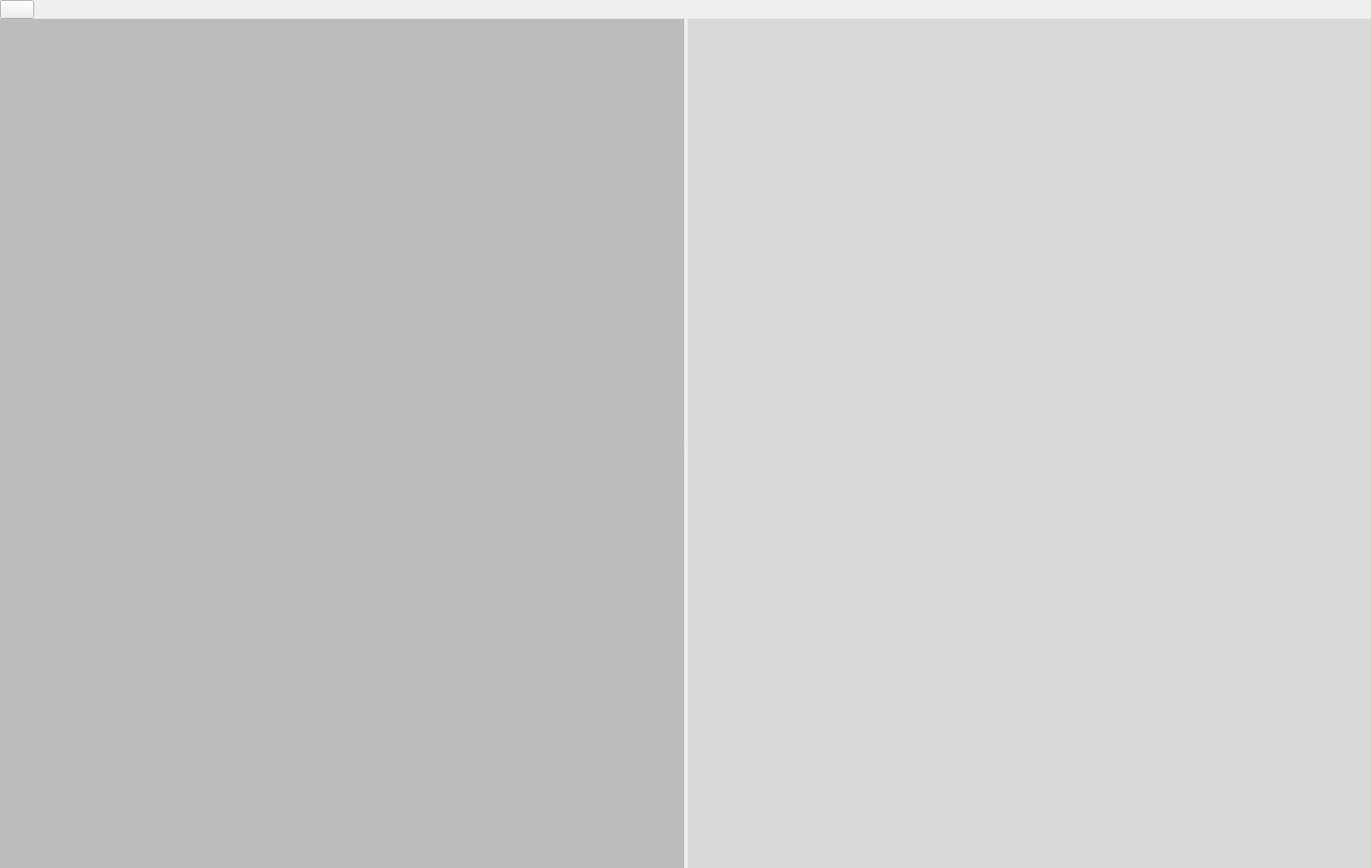
<?xml version="1.0" encoding="UTF-8"?>
<ui version="4.0">
 <class>MarkdownEditor</class>
 <widget class="QWidget" name="MarkdownEditor">
  <property name="geometry">
   <rect>
    <x>0</x>
    <y>0</y>
    <width>1607</width>
    <height>1018</height>
   </rect>
  </property>
  <property name="windowTitle">
   <string>Markdown Editor</string>
  </property>
  <layout class="QGridLayout" name="gridLayout">
   <property name="leftMargin">
    <number>0</number>
   </property>
   <property name="topMargin">
    <number>0</number>
   </property>
   <property name="rightMargin">
    <number>0</number>
   </property>
   <property name="bottomMargin">
    <number>0</number>
   </property>
   <property name="spacing">
    <number>0</number>
   </property>
   <item row="0" column="0">
    <widget class="QPushButton" name="pushButtonExportPDF">
     <property name="toolTip">
      <string>Export current document to PDF</string>
     </property>
     <property name="text">
      <string/>
     </property>
     <property name="icon">
      <iconset resource="../../../libres/resources/icons.qrc">
       <normaloff>:/icons/save.svg</normaloff>:/icons/save.svg</iconset>
     </property>
    </widget>
   </item>
   <item row="1" column="0" colspan="2">
    <widget class="QSplitter" name="splitter">
     <property name="lineWidth">
      <number>0</number>
     </property>
     <property name="orientation">
      <enum>Qt::Horizontal</enum>
     </property>
     <widget class="CodeEditor" name="plainTextEditMarkdown">
      <property name="sizePolicy">
       <sizepolicy hsizetype="MinimumExpanding" vsizetype="MinimumExpanding">
        <horstretch>0</horstretch>
        <verstretch>0</verstretch>
       </sizepolicy>
      </property>
      <property name="palette">
       <palette>
        <active>
         <colorrole role="WindowText">
          <brush brushstyle="SolidPattern">
           <color alpha="255">
            <red>255</red>
            <green>255</green>
            <blue>255</blue>
           </color>
          </brush>
         </colorrole>
         <colorrole role="Button">
          <brush brushstyle="SolidPattern">
           <color alpha="44">
            <red>0</red>
            <green>0</green>
            <blue>0</blue>
           </color>
          </brush>
         </colorrole>
         <colorrole role="Light">
          <brush brushstyle="SolidPattern">
           <color alpha="44">
            <red>0</red>
            <green>0</green>
            <blue>0</blue>
           </color>
          </brush>
         </colorrole>
         <colorrole role="Midlight">
          <brush brushstyle="SolidPattern">
           <color alpha="44">
            <red>0</red>
            <green>0</green>
            <blue>0</blue>
           </color>
          </brush>
         </colorrole>
         <colorrole role="Dark">
          <brush brushstyle="SolidPattern">
           <color alpha="44">
            <red>0</red>
            <green>0</green>
            <blue>0</blue>
           </color>
          </brush>
         </colorrole>
         <colorrole role="Mid">
          <brush brushstyle="SolidPattern">
           <color alpha="44">
            <red>0</red>
            <green>0</green>
            <blue>0</blue>
           </color>
          </brush>
         </colorrole>
         <colorrole role="Text">
          <brush brushstyle="SolidPattern">
           <color alpha="255">
            <red>255</red>
            <green>255</green>
            <blue>255</blue>
           </color>
          </brush>
         </colorrole>
         <colorrole role="BrightText">
          <brush brushstyle="SolidPattern">
           <color alpha="255">
            <red>255</red>
            <green>255</green>
            <blue>255</blue>
           </color>
          </brush>
         </colorrole>
         <colorrole role="ButtonText">
          <brush brushstyle="SolidPattern">
           <color alpha="255">
            <red>255</red>
            <green>255</green>
            <blue>255</blue>
           </color>
          </brush>
         </colorrole>
         <colorrole role="Base">
          <brush brushstyle="SolidPattern">
           <color alpha="54">
            <red>0</red>
            <green>0</green>
            <blue>0</blue>
           </color>
          </brush>
         </colorrole>
         <colorrole role="Window">
          <brush brushstyle="SolidPattern">
           <color alpha="44">
            <red>0</red>
            <green>0</green>
            <blue>0</blue>
           </color>
          </brush>
         </colorrole>
         <colorrole role="Shadow">
          <brush brushstyle="SolidPattern">
           <color alpha="255">
            <red>0</red>
            <green>0</green>
            <blue>0</blue>
           </color>
          </brush>
         </colorrole>
         <colorrole role="AlternateBase">
          <brush brushstyle="SolidPattern">
           <color alpha="149">
            <red>0</red>
            <green>0</green>
            <blue>0</blue>
           </color>
          </brush>
         </colorrole>
         <colorrole role="ToolTipBase">
          <brush brushstyle="SolidPattern">
           <color alpha="255">
            <red>255</red>
            <green>255</green>
            <blue>220</blue>
           </color>
          </brush>
         </colorrole>
         <colorrole role="ToolTipText">
          <brush brushstyle="SolidPattern">
           <color alpha="255">
            <red>0</red>
            <green>0</green>
            <blue>0</blue>
           </color>
          </brush>
         </colorrole>
         <colorrole role="PlaceholderText">
          <brush brushstyle="NoBrush">
           <color alpha="128">
            <red>255</red>
            <green>255</green>
            <blue>255</blue>
           </color>
          </brush>
         </colorrole>
        </active>
        <inactive>
         <colorrole role="WindowText">
          <brush brushstyle="SolidPattern">
           <color alpha="255">
            <red>255</red>
            <green>255</green>
            <blue>255</blue>
           </color>
          </brush>
         </colorrole>
         <colorrole role="Button">
          <brush brushstyle="SolidPattern">
           <color alpha="44">
            <red>0</red>
            <green>0</green>
            <blue>0</blue>
           </color>
          </brush>
         </colorrole>
         <colorrole role="Light">
          <brush brushstyle="SolidPattern">
           <color alpha="44">
            <red>0</red>
            <green>0</green>
            <blue>0</blue>
           </color>
          </brush>
         </colorrole>
         <colorrole role="Midlight">
          <brush brushstyle="SolidPattern">
           <color alpha="44">
            <red>0</red>
            <green>0</green>
            <blue>0</blue>
           </color>
          </brush>
         </colorrole>
         <colorrole role="Dark">
          <brush brushstyle="SolidPattern">
           <color alpha="44">
            <red>0</red>
            <green>0</green>
            <blue>0</blue>
           </color>
          </brush>
         </colorrole>
         <colorrole role="Mid">
          <brush brushstyle="SolidPattern">
           <color alpha="44">
            <red>0</red>
            <green>0</green>
            <blue>0</blue>
           </color>
          </brush>
         </colorrole>
         <colorrole role="Text">
          <brush brushstyle="SolidPattern">
           <color alpha="255">
            <red>255</red>
            <green>255</green>
            <blue>255</blue>
           </color>
          </brush>
         </colorrole>
         <colorrole role="BrightText">
          <brush brushstyle="SolidPattern">
           <color alpha="255">
            <red>255</red>
            <green>255</green>
            <blue>255</blue>
           </color>
          </brush>
         </colorrole>
         <colorrole role="ButtonText">
          <brush brushstyle="SolidPattern">
           <color alpha="255">
            <red>255</red>
            <green>255</green>
            <blue>255</blue>
           </color>
          </brush>
         </colorrole>
         <colorrole role="Base">
          <brush brushstyle="SolidPattern">
           <color alpha="54">
            <red>0</red>
            <green>0</green>
            <blue>0</blue>
           </color>
          </brush>
         </colorrole>
         <colorrole role="Window">
          <brush brushstyle="SolidPattern">
           <color alpha="44">
            <red>0</red>
            <green>0</green>
            <blue>0</blue>
           </color>
          </brush>
         </colorrole>
         <colorrole role="Shadow">
          <brush brushstyle="SolidPattern">
           <color alpha="255">
            <red>0</red>
            <green>0</green>
            <blue>0</blue>
           </color>
          </brush>
         </colorrole>
         <colorrole role="AlternateBase">
          <brush brushstyle="SolidPattern">
           <color alpha="149">
            <red>0</red>
            <green>0</green>
            <blue>0</blue>
           </color>
          </brush>
         </colorrole>
         <colorrole role="ToolTipBase">
          <brush brushstyle="SolidPattern">
           <color alpha="255">
            <red>255</red>
            <green>255</green>
            <blue>220</blue>
           </color>
          </brush>
         </colorrole>
         <colorrole role="ToolTipText">
          <brush brushstyle="SolidPattern">
           <color alpha="255">
            <red>0</red>
            <green>0</green>
            <blue>0</blue>
           </color>
          </brush>
         </colorrole>
         <colorrole role="PlaceholderText">
          <brush brushstyle="NoBrush">
           <color alpha="128">
            <red>255</red>
            <green>255</green>
            <blue>255</blue>
           </color>
          </brush>
         </colorrole>
        </inactive>
        <disabled>
         <colorrole role="WindowText">
          <brush brushstyle="SolidPattern">
           <color alpha="44">
            <red>0</red>
            <green>0</green>
            <blue>0</blue>
           </color>
          </brush>
         </colorrole>
         <colorrole role="Button">
          <brush brushstyle="SolidPattern">
           <color alpha="44">
            <red>0</red>
            <green>0</green>
            <blue>0</blue>
           </color>
          </brush>
         </colorrole>
         <colorrole role="Light">
          <brush brushstyle="SolidPattern">
           <color alpha="44">
            <red>0</red>
            <green>0</green>
            <blue>0</blue>
           </color>
          </brush>
         </colorrole>
         <colorrole role="Midlight">
          <brush brushstyle="SolidPattern">
           <color alpha="44">
            <red>0</red>
            <green>0</green>
            <blue>0</blue>
           </color>
          </brush>
         </colorrole>
         <colorrole role="Dark">
          <brush brushstyle="SolidPattern">
           <color alpha="44">
            <red>0</red>
            <green>0</green>
            <blue>0</blue>
           </color>
          </brush>
         </colorrole>
         <colorrole role="Mid">
          <brush brushstyle="SolidPattern">
           <color alpha="44">
            <red>0</red>
            <green>0</green>
            <blue>0</blue>
           </color>
          </brush>
         </colorrole>
         <colorrole role="Text">
          <brush brushstyle="SolidPattern">
           <color alpha="44">
            <red>0</red>
            <green>0</green>
            <blue>0</blue>
           </color>
          </brush>
         </colorrole>
         <colorrole role="BrightText">
          <brush brushstyle="SolidPattern">
           <color alpha="255">
            <red>255</red>
            <green>255</green>
            <blue>255</blue>
           </color>
          </brush>
         </colorrole>
         <colorrole role="ButtonText">
          <brush brushstyle="SolidPattern">
           <color alpha="44">
            <red>0</red>
            <green>0</green>
            <blue>0</blue>
           </color>
          </brush>
         </colorrole>
         <colorrole role="Base">
          <brush brushstyle="SolidPattern">
           <color alpha="44">
            <red>0</red>
            <green>0</green>
            <blue>0</blue>
           </color>
          </brush>
         </colorrole>
         <colorrole role="Window">
          <brush brushstyle="SolidPattern">
           <color alpha="44">
            <red>0</red>
            <green>0</green>
            <blue>0</blue>
           </color>
          </brush>
         </colorrole>
         <colorrole role="Shadow">
          <brush brushstyle="SolidPattern">
           <color alpha="255">
            <red>0</red>
            <green>0</green>
            <blue>0</blue>
           </color>
          </brush>
         </colorrole>
         <colorrole role="AlternateBase">
          <brush brushstyle="SolidPattern">
           <color alpha="44">
            <red>0</red>
            <green>0</green>
            <blue>0</blue>
           </color>
          </brush>
         </colorrole>
         <colorrole role="ToolTipBase">
          <brush brushstyle="SolidPattern">
           <color alpha="255">
            <red>255</red>
            <green>255</green>
            <blue>220</blue>
           </color>
          </brush>
         </colorrole>
         <colorrole role="ToolTipText">
          <brush brushstyle="SolidPattern">
           <color alpha="255">
            <red>0</red>
            <green>0</green>
            <blue>0</blue>
           </color>
          </brush>
         </colorrole>
         <colorrole role="PlaceholderText">
          <brush brushstyle="NoBrush">
           <color alpha="128">
            <red>255</red>
            <green>255</green>
            <blue>255</blue>
           </color>
          </brush>
         </colorrole>
        </disabled>
       </palette>
      </property>
      <property name="font">
       <font>
        <family>Courier</family>
        <pointsize>10</pointsize>
       </font>
      </property>
      <property name="frameShape">
       <enum>QFrame::NoFrame</enum>
      </property>
      <property name="frameShadow">
       <enum>QFrame::Plain</enum>
      </property>
      <property name="plainText">
       <string/>
      </property>
      <property name="tabStopDistance">
       <double>30.000000000000000</double>
      </property>
     </widget>
     <widget class="QTextEdit" name="textEditPreview">
      <property name="palette">
       <palette>
        <active>
         <colorrole role="WindowText">
          <brush brushstyle="SolidPattern">
           <color alpha="255">
            <red>255</red>
            <green>255</green>
            <blue>255</blue>
           </color>
          </brush>
         </colorrole>
         <colorrole role="Button">
          <brush brushstyle="SolidPattern">
           <color alpha="68">
            <red>0</red>
            <green>0</green>
            <blue>0</blue>
           </color>
          </brush>
         </colorrole>
         <colorrole role="Light">
          <brush brushstyle="SolidPattern">
           <color alpha="68">
            <red>0</red>
            <green>0</green>
            <blue>0</blue>
           </color>
          </brush>
         </colorrole>
         <colorrole role="Midlight">
          <brush brushstyle="SolidPattern">
           <color alpha="68">
            <red>0</red>
            <green>0</green>
            <blue>0</blue>
           </color>
          </brush>
         </colorrole>
         <colorrole role="Dark">
          <brush brushstyle="SolidPattern">
           <color alpha="68">
            <red>0</red>
            <green>0</green>
            <blue>0</blue>
           </color>
          </brush>
         </colorrole>
         <colorrole role="Mid">
          <brush brushstyle="SolidPattern">
           <color alpha="68">
            <red>0</red>
            <green>0</green>
            <blue>0</blue>
           </color>
          </brush>
         </colorrole>
         <colorrole role="Text">
          <brush brushstyle="SolidPattern">
           <color alpha="255">
            <red>255</red>
            <green>255</green>
            <blue>255</blue>
           </color>
          </brush>
         </colorrole>
         <colorrole role="BrightText">
          <brush brushstyle="SolidPattern">
           <color alpha="255">
            <red>255</red>
            <green>255</green>
            <blue>255</blue>
           </color>
          </brush>
         </colorrole>
         <colorrole role="ButtonText">
          <brush brushstyle="SolidPattern">
           <color alpha="255">
            <red>255</red>
            <green>255</green>
            <blue>255</blue>
           </color>
          </brush>
         </colorrole>
         <colorrole role="Base">
          <brush brushstyle="SolidPattern">
           <color alpha="24">
            <red>0</red>
            <green>0</green>
            <blue>0</blue>
           </color>
          </brush>
         </colorrole>
         <colorrole role="Window">
          <brush brushstyle="SolidPattern">
           <color alpha="68">
            <red>0</red>
            <green>0</green>
            <blue>0</blue>
           </color>
          </brush>
         </colorrole>
         <colorrole role="Shadow">
          <brush brushstyle="SolidPattern">
           <color alpha="255">
            <red>0</red>
            <green>0</green>
            <blue>0</blue>
           </color>
          </brush>
         </colorrole>
         <colorrole role="AlternateBase">
          <brush brushstyle="SolidPattern">
           <color alpha="161">
            <red>0</red>
            <green>0</green>
            <blue>0</blue>
           </color>
          </brush>
         </colorrole>
         <colorrole role="ToolTipBase">
          <brush brushstyle="SolidPattern">
           <color alpha="255">
            <red>255</red>
            <green>255</green>
            <blue>220</blue>
           </color>
          </brush>
         </colorrole>
         <colorrole role="ToolTipText">
          <brush brushstyle="SolidPattern">
           <color alpha="255">
            <red>0</red>
            <green>0</green>
            <blue>0</blue>
           </color>
          </brush>
         </colorrole>
         <colorrole role="PlaceholderText">
          <brush brushstyle="NoBrush">
           <color alpha="128">
            <red>255</red>
            <green>255</green>
            <blue>255</blue>
           </color>
          </brush>
         </colorrole>
        </active>
        <inactive>
         <colorrole role="WindowText">
          <brush brushstyle="SolidPattern">
           <color alpha="255">
            <red>255</red>
            <green>255</green>
            <blue>255</blue>
           </color>
          </brush>
         </colorrole>
         <colorrole role="Button">
          <brush brushstyle="SolidPattern">
           <color alpha="68">
            <red>0</red>
            <green>0</green>
            <blue>0</blue>
           </color>
          </brush>
         </colorrole>
         <colorrole role="Light">
          <brush brushstyle="SolidPattern">
           <color alpha="68">
            <red>0</red>
            <green>0</green>
            <blue>0</blue>
           </color>
          </brush>
         </colorrole>
         <colorrole role="Midlight">
          <brush brushstyle="SolidPattern">
           <color alpha="68">
            <red>0</red>
            <green>0</green>
            <blue>0</blue>
           </color>
          </brush>
         </colorrole>
         <colorrole role="Dark">
          <brush brushstyle="SolidPattern">
           <color alpha="68">
            <red>0</red>
            <green>0</green>
            <blue>0</blue>
           </color>
          </brush>
         </colorrole>
         <colorrole role="Mid">
          <brush brushstyle="SolidPattern">
           <color alpha="68">
            <red>0</red>
            <green>0</green>
            <blue>0</blue>
           </color>
          </brush>
         </colorrole>
         <colorrole role="Text">
          <brush brushstyle="SolidPattern">
           <color alpha="255">
            <red>255</red>
            <green>255</green>
            <blue>255</blue>
           </color>
          </brush>
         </colorrole>
         <colorrole role="BrightText">
          <brush brushstyle="SolidPattern">
           <color alpha="255">
            <red>255</red>
            <green>255</green>
            <blue>255</blue>
           </color>
          </brush>
         </colorrole>
         <colorrole role="ButtonText">
          <brush brushstyle="SolidPattern">
           <color alpha="255">
            <red>255</red>
            <green>255</green>
            <blue>255</blue>
           </color>
          </brush>
         </colorrole>
         <colorrole role="Base">
          <brush brushstyle="SolidPattern">
           <color alpha="24">
            <red>0</red>
            <green>0</green>
            <blue>0</blue>
           </color>
          </brush>
         </colorrole>
         <colorrole role="Window">
          <brush brushstyle="SolidPattern">
           <color alpha="68">
            <red>0</red>
            <green>0</green>
            <blue>0</blue>
           </color>
          </brush>
         </colorrole>
         <colorrole role="Shadow">
          <brush brushstyle="SolidPattern">
           <color alpha="255">
            <red>0</red>
            <green>0</green>
            <blue>0</blue>
           </color>
          </brush>
         </colorrole>
         <colorrole role="AlternateBase">
          <brush brushstyle="SolidPattern">
           <color alpha="161">
            <red>0</red>
            <green>0</green>
            <blue>0</blue>
           </color>
          </brush>
         </colorrole>
         <colorrole role="ToolTipBase">
          <brush brushstyle="SolidPattern">
           <color alpha="255">
            <red>255</red>
            <green>255</green>
            <blue>220</blue>
           </color>
          </brush>
         </colorrole>
         <colorrole role="ToolTipText">
          <brush brushstyle="SolidPattern">
           <color alpha="255">
            <red>0</red>
            <green>0</green>
            <blue>0</blue>
           </color>
          </brush>
         </colorrole>
         <colorrole role="PlaceholderText">
          <brush brushstyle="NoBrush">
           <color alpha="128">
            <red>255</red>
            <green>255</green>
            <blue>255</blue>
           </color>
          </brush>
         </colorrole>
        </inactive>
        <disabled>
         <colorrole role="WindowText">
          <brush brushstyle="SolidPattern">
           <color alpha="68">
            <red>0</red>
            <green>0</green>
            <blue>0</blue>
           </color>
          </brush>
         </colorrole>
         <colorrole role="Button">
          <brush brushstyle="SolidPattern">
           <color alpha="68">
            <red>0</red>
            <green>0</green>
            <blue>0</blue>
           </color>
          </brush>
         </colorrole>
         <colorrole role="Light">
          <brush brushstyle="SolidPattern">
           <color alpha="68">
            <red>0</red>
            <green>0</green>
            <blue>0</blue>
           </color>
          </brush>
         </colorrole>
         <colorrole role="Midlight">
          <brush brushstyle="SolidPattern">
           <color alpha="68">
            <red>0</red>
            <green>0</green>
            <blue>0</blue>
           </color>
          </brush>
         </colorrole>
         <colorrole role="Dark">
          <brush brushstyle="SolidPattern">
           <color alpha="68">
            <red>0</red>
            <green>0</green>
            <blue>0</blue>
           </color>
          </brush>
         </colorrole>
         <colorrole role="Mid">
          <brush brushstyle="SolidPattern">
           <color alpha="68">
            <red>0</red>
            <green>0</green>
            <blue>0</blue>
           </color>
          </brush>
         </colorrole>
         <colorrole role="Text">
          <brush brushstyle="SolidPattern">
           <color alpha="68">
            <red>0</red>
            <green>0</green>
            <blue>0</blue>
           </color>
          </brush>
         </colorrole>
         <colorrole role="BrightText">
          <brush brushstyle="SolidPattern">
           <color alpha="255">
            <red>255</red>
            <green>255</green>
            <blue>255</blue>
           </color>
          </brush>
         </colorrole>
         <colorrole role="ButtonText">
          <brush brushstyle="SolidPattern">
           <color alpha="68">
            <red>0</red>
            <green>0</green>
            <blue>0</blue>
           </color>
          </brush>
         </colorrole>
         <colorrole role="Base">
          <brush brushstyle="SolidPattern">
           <color alpha="68">
            <red>0</red>
            <green>0</green>
            <blue>0</blue>
           </color>
          </brush>
         </colorrole>
         <colorrole role="Window">
          <brush brushstyle="SolidPattern">
           <color alpha="68">
            <red>0</red>
            <green>0</green>
            <blue>0</blue>
           </color>
          </brush>
         </colorrole>
         <colorrole role="Shadow">
          <brush brushstyle="SolidPattern">
           <color alpha="255">
            <red>0</red>
            <green>0</green>
            <blue>0</blue>
           </color>
          </brush>
         </colorrole>
         <colorrole role="AlternateBase">
          <brush brushstyle="SolidPattern">
           <color alpha="68">
            <red>0</red>
            <green>0</green>
            <blue>0</blue>
           </color>
          </brush>
         </colorrole>
         <colorrole role="ToolTipBase">
          <brush brushstyle="SolidPattern">
           <color alpha="255">
            <red>255</red>
            <green>255</green>
            <blue>220</blue>
           </color>
          </brush>
         </colorrole>
         <colorrole role="ToolTipText">
          <brush brushstyle="SolidPattern">
           <color alpha="255">
            <red>0</red>
            <green>0</green>
            <blue>0</blue>
           </color>
          </brush>
         </colorrole>
         <colorrole role="PlaceholderText">
          <brush brushstyle="NoBrush">
           <color alpha="128">
            <red>255</red>
            <green>255</green>
            <blue>255</blue>
           </color>
          </brush>
         </colorrole>
        </disabled>
       </palette>
      </property>
      <property name="frameShape">
       <enum>QFrame::NoFrame</enum>
      </property>
      <property name="frameShadow">
       <enum>QFrame::Plain</enum>
      </property>
      <property name="lineWidth">
       <number>0</number>
      </property>
     </widget>
    </widget>
   </item>
   <item row="0" column="1">
    <spacer name="horizontalSpacer">
     <property name="orientation">
      <enum>Qt::Horizontal</enum>
     </property>
     <property name="sizeHint" stdset="0">
      <size>
       <width>40</width>
       <height>20</height>
      </size>
     </property>
    </spacer>
   </item>
  </layout>
 </widget>
 <customwidgets>
  <customwidget>
   <class>CodeEditor</class>
   <extends>QPlainTextEdit</extends>
   <header location="global">widgets/markdown/CodeEditor.hpp</header>
  </customwidget>
 </customwidgets>
 <resources>
  <include location="../../../libres/resources/icons.qrc"/>
 </resources>
 <connections/>
</ui>
